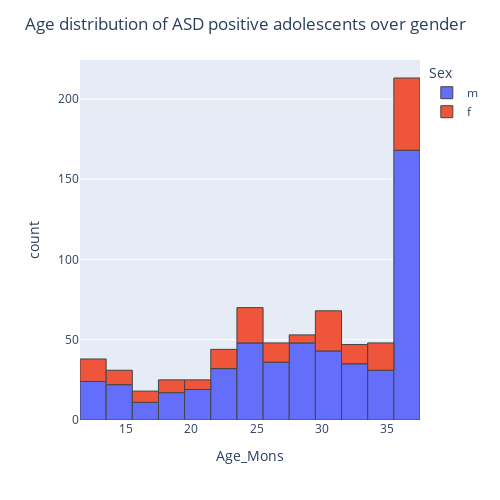

The notebook cell this image was saved under:
### Code cell
# Age distribution of ASD positive over gender
fig = px.histogram(ad[ad['Class/ASD Traits'] == 'Yes'], x="Age_Mons", color="Sex")
fig.update_layout(
    autosize=False,
    width=500,
    height=500,
    title = "Age distribution of ASD positive adolescents over gender"
    )
fig.update_traces(marker_line_width=1)
fig.show()

### Figure 1 — Plotly figure (JSON) as saved in the notebook; plotly's stock layout.template omitted (floating-point values rounded to 4 significant figures; data arrays with more than 128 entries replaced by an {"elided": "..."} marker saying what was removed)
{"data": [{"alignmentgroup": "True", "bingroup": "x", "hovertemplate": "Sex=m<br>Age_Mons=%{x}<br>count=%{y}<extra></extra>", "legendgroup": "m", "marker": {"color": "#636efa", "line": {"width": 1}, "pattern": {"shape": ""}}, "name": "m", "offsetgroup": "m", "orientation": "v", "showlegend": true, "type": "histogram", "x": {"elided": "534 int values"}, "xaxis": "x", "yaxis": "y"}, {"alignmentgroup": "True", "bingroup": "x", "hovertemplate": "Sex=f<br>Age_Mons=%{x}<br>count=%{y}<extra></extra>", "legendgroup": "f", "marker": {"color": "#EF553B", "line": {"width": 1}, "pattern": {"shape": ""}}, "name": "f", "offsetgroup": "f", "orientation": "v", "showlegend": true, "type": "histogram", "x": {"elided": "194 int values"}, "xaxis": "x", "yaxis": "y"}], "layout": {"autosize": false, "barmode": "relative", "height": 500, "legend": {"title": {"text": "Sex"}, "tracegroupgap": 0}, "margin": {"t": 60}, "title": {"text": "Age distribution of ASD positive adolescents over gender"}, "width": 500, "xaxis": {"anchor": "y", "domain": [0, 1], "title": {"text": "Age_Mons"}}, "yaxis": {"anchor": "x", "domain": [0, 1], "title": {"text": "count"}}}}
